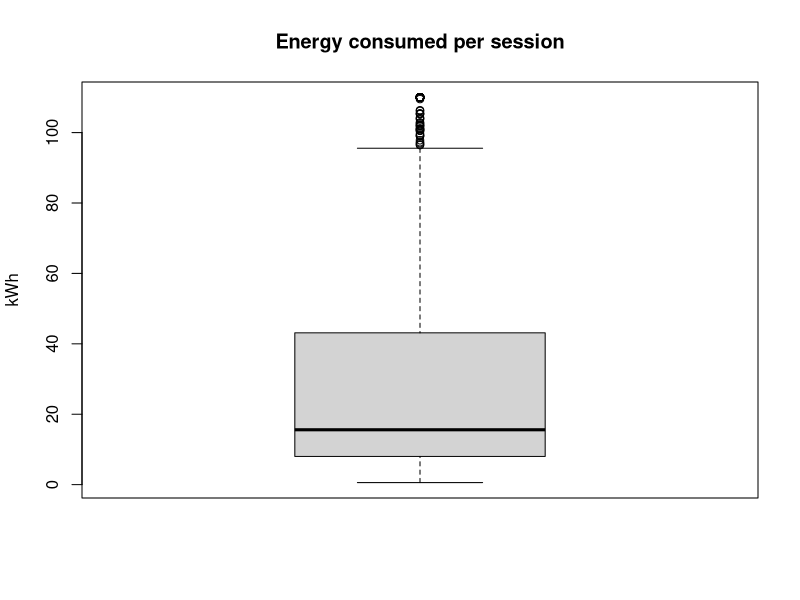
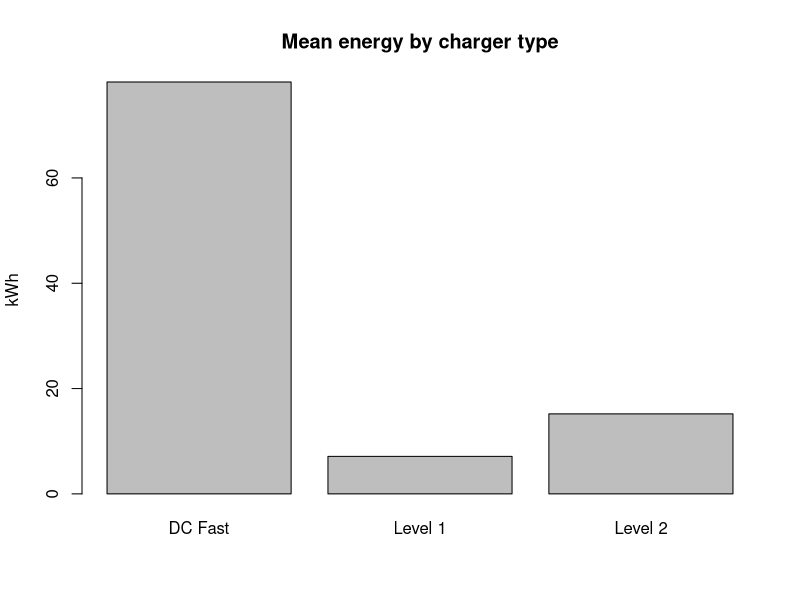
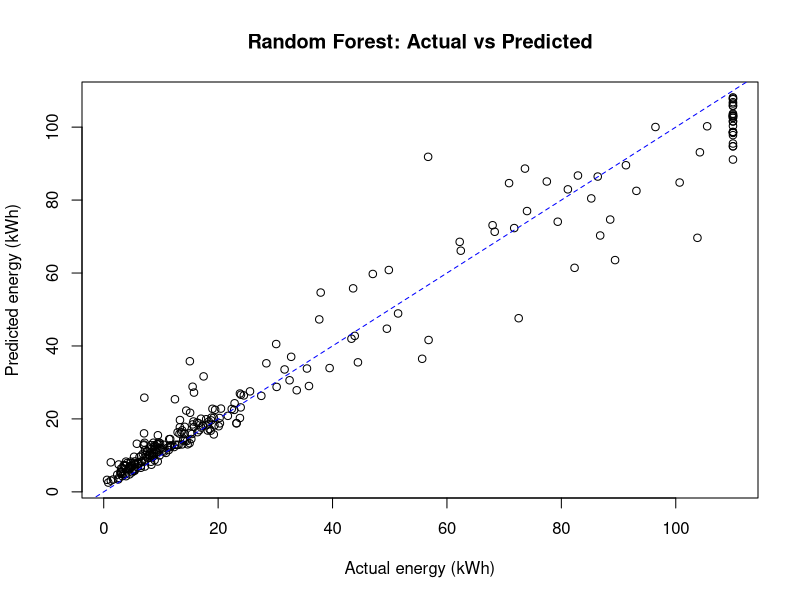

R code for these plots, in order:
# Electric Vehicle Charging Patterns - R Mini Project
# NOTE: Inspect names(ev) after loading the original Kaggle CSV and adapt column names if needed.
# This script is designed for the included demonstration CSV.

ev <- read.csv("ev_charging_demo_dataset.csv", stringsAsFactors = FALSE)
str(ev)
summary(ev)
head(ev)

# Q1: Data quality and objectives
cat("Rows:", nrow(ev), " Columns:", ncol(ev), "\n")
cat("Missing values by column:\n")
print(colSums(is.na(ev)))
cat("Duplicate rows:", sum(duplicated(ev)), "\n")

# Q2: Clean data; data.frame, vectors, factors, lists, loop and functions
ev <- ev[!duplicated(ev), ]
numeric_cols <- names(ev)[sapply(ev, is.numeric)]
for (nm in numeric_cols) {
  ev[[nm]][is.na(ev[[nm]])] <- median(ev[[nm]], na.rm = TRUE)
}
ev$charging_start_time <- as.POSIXct(ev$charging_start_time, tz = "UTC")
ev$hour <- as.integer(format(ev$charging_start_time, "%H"))
ev$time_of_day <- cut(ev$hour, breaks = c(-1,5,11,16,23),
                      labels = c("Night","Morning","Afternoon","Evening"))
metric_rmse <- function(actual, predicted) sqrt(mean((actual-predicted)^2))
metric_r2 <- function(actual, predicted) 1 - sum((actual-predicted)^2) /
  sum((actual-mean(actual))^2)

# Q3: Statistical analysis
print(summary(ev$energy_consumed_kwh))
print(aggregate(energy_consumed_kwh ~ charger_type, ev, mean))
print(aggregate(energy_consumed_kwh ~ hour, ev, mean))
numeric_cols <- names(ev)[sapply(ev, is.numeric)]
print(round(cor(ev[, numeric_cols], use = "pairwise.complete.obs"), 2))
boxplot(ev$energy_consumed_kwh, main = "Energy consumed per session", ylab = "kWh")
barplot(aggregate(energy_consumed_kwh ~ charger_type, ev, mean)$energy_consumed_kwh,
        names.arg = aggregate(energy_consumed_kwh ~ charger_type, ev, mean)$charger_type,
        main = "Mean energy by charger type", ylab = "kWh")

# Q4/Q5: 80/20 split, regression and evaluation
set.seed(42)
train_id <- sample(seq_len(nrow(ev)), size = floor(0.8*nrow(ev)))
train <- ev[train_id, ]
test <- ev[-train_id, ]

fit_lm <- lm(energy_consumed_kwh ~ charging_duration_hours + charging_rate_kw +
               battery_capacity_kwh + soc_start_pct + temperature_c +
               vehicle_age_years, data = train)
pred_lm <- predict(fit_lm, newdata = test)

# Optional Random Forest
if (!requireNamespace("randomForest", quietly = TRUE)) {
  install.packages("randomForest")
}
fit_rf <- randomForest::randomForest(
  energy_consumed_kwh ~ charging_duration_hours + charging_rate_kw +
    battery_capacity_kwh + soc_start_pct + temperature_c + vehicle_age_years,
  data = train, ntree = 200)
pred_rf <- predict(fit_rf, newdata = test)

metrics <- data.frame(
  Model = c("Linear Regression", "Random Forest"),
  R2 = c(metric_r2(test$energy_consumed_kwh, pred_lm),
         metric_r2(test$energy_consumed_kwh, pred_rf)),
  RMSE_kWh = c(metric_rmse(test$energy_consumed_kwh, pred_lm),
               metric_rmse(test$energy_consumed_kwh, pred_rf))
)
print(metrics)
write.csv(metrics, "model_metrics.csv", row.names = FALSE)

plot(test$energy_consumed_kwh, pred_rf,
     xlab = "Actual energy (kWh)", ylab = "Predicted energy (kWh)",
     main = "Random Forest: Actual vs Predicted")
abline(0, 1, lty = 2, col = "blue")

# Reproducibility note:
# For final submission, use the original public dataset, inspect its actual column names,
# adapt the formula, and regenerate every reported metric and chart.
